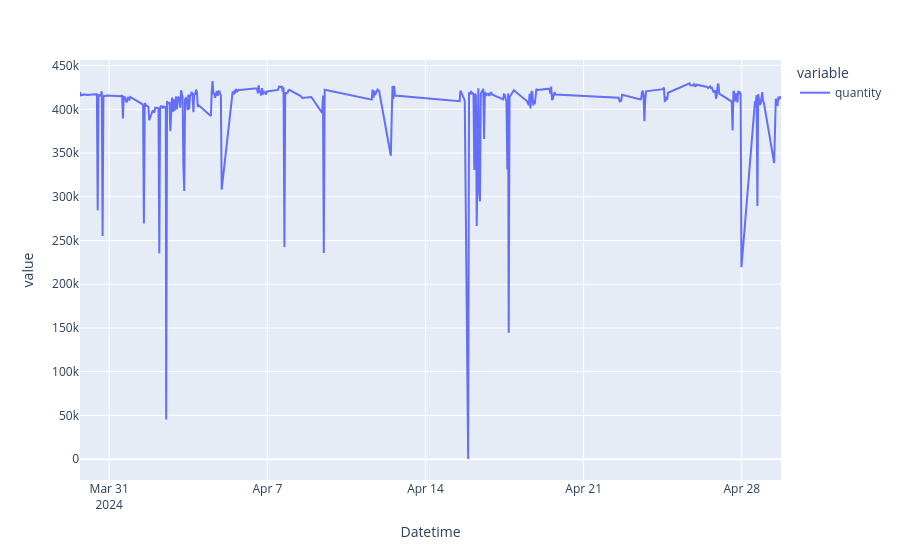

Write notebook code for a chart like this one.
### Code cell
agg_sum = agg_df.groupby(pd.Grouper(key="Datetime", freq="1min")).agg({
    "quantity": "sum"
}).reset_index()

agg_sum = agg_sum[agg_sum["quantity"] > 0]

agg_sum = agg_sum.groupby(pd.Grouper(key="Datetime", freq="2min")).agg({
    "quantity": "sum"
})

agg_sum = agg_sum[agg_sum["quantity"] > 0]

agg_sum.plot()

### Figure 1 — Plotly figure (JSON) as saved in the notebook; plotly's stock layout.template omitted (floating-point values rounded to 4 significant figures; data arrays with more than 128 entries replaced by an {"elided": "..."} marker saying what was removed)
{"data": [{"hovertemplate": "variable=quantity<br>Datetime=%{x}<br>value=%{y}<extra></extra>", "legendgroup": "quantity", "line": {"color": "#636efa", "dash": "solid"}, "marker": {"symbol": "circle"}, "mode": "lines", "name": "quantity", "orientation": "v", "showlegend": true, "type": "scatter", "x": {"elided": "311 str values"}, "xaxis": "x", "y": {"elided": "311 int values"}, "yaxis": "y"}], "layout": {"autosize": true, "legend": {"title": {"text": "variable"}, "tracegroupgap": 0}, "margin": {"t": 60}, "xaxis": {"anchor": "y", "autorange": true, "domain": [0, 1], "range": ["2024-03-29 17:00", "2024-04-29 17:38"], "title": {"text": "Datetime"}, "type": "date"}, "yaxis": {"anchor": "x", "autorange": true, "domain": [0, 1], "range": [-23800.0, 456400.0], "title": {"text": "value"}, "type": "linear"}}}
